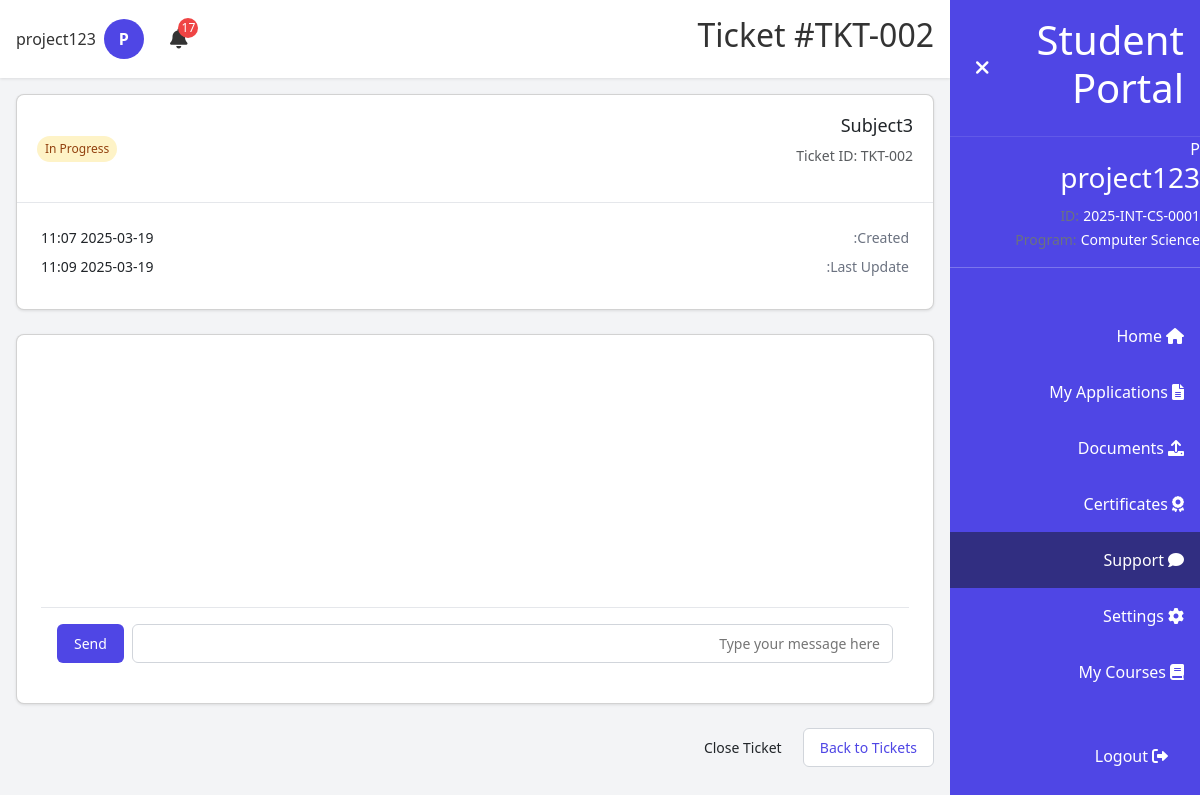
/student/support/2 (signed in), run on the app's committed database.
### models.py (models this page shows, shortened)
class User(db.Model, UserMixin):
    __tablename__ = 'user'
    __table_args__ = {'extend_existing': True}
    id = db.Column(db.Integer, primary_key=True)
    email = db.Column(db.String(120), unique=True, nullable=False)
    password_hash = db.Column(db.String(128), nullable=False)
    full_name = db.Column(db.String(100), nullable=False)
    phone = db.Column(db.String(20), nullable=True)
    nationality = db.Column(db.String(50), nullable=True)
    education = db.Column(db.String(50), nullable=True)
    role = db.Column(db.String(20), default='student')
    created_at = db.Column(db.DateTime, default=datetime.utcnow)
    applications = db.relationship('Application', backref='user', lazy=True)
    documents = db.relationship('Document', backref='user', lazy=True)
    certificates = db.relationship('Certificate', backref='user', lazy=True)
    tickets = db.relationship('Ticket', backref='user', lazy=True)
    notifications = db.relationship('Notification', backref='user', lazy=True)
    def is_admin(self):
        return self.role == 'admin'

class StudentID(db.Model):
    __tablename__ = 'student_id'
    __table_args__ = {'extend_existing': True}
    id = db.Column(db.Integer, primary_key=True)
    student_id = db.Column(db.String(20), unique=True, nullable=False)
    application_id = db.Column(db.Integer, db.ForeignKey('application.id'), unique=True, nullable=False)
    application = db.relationship('Application', backref='student_id', lazy=True)
    created_at = db.Column(db.DateTime, default=datetime.utcnow)

class Application(db.Model):
    __tablename__ = 'application'
    __table_args__ = {'extend_existing': True}
    id = db.Column(db.Integer, primary_key=True)
    app_id = db.Column(db.String(20), unique=True, nullable=False)
    user_id = db.Column(db.Integer, db.ForeignKey('user.id'), nullable=False)
    program = db.Column(db.String(200), nullable=False)  # This stores the program name
    program_id = db.Column(db.Integer, db.ForeignKey('programs.id'), nullable=True)
    program_relation = db.relationship('Program', backref='applications', lazy=True)
    status = db.Column(db.String(50), default='Pending Review')
    payment_status = db.Column(db.String(20), default='Pending')
    date_submitted = db.Column(db.DateTime, default=datetime.utcnow)

class Ticket(db.Model):
    __tablename__ = 'ticket'
    __table_args__ = {'extend_existing': True}
    id = db.Column(db.Integer, primary_key=True)
    ticket_id = db.Column(db.String(20), unique=True, nullable=False)
    user_id = db.Column(db.Integer, db.ForeignKey('user.id'), nullable=False)
    subject = db.Column(db.String(100), nullable=False)
    status = db.Column(db.String(20), default='Open')
    created_at = db.Column(db.DateTime, default=datetime.utcnow)
    messages = db.relationship('TicketMessage', backref='ticket', lazy=True, order_by='TicketMessage.created_at')

class TicketMessage(db.Model):
    __tablename__ = 'ticket_message'
    __table_args__ = {'extend_existing': True}
    id = db.Column(db.Integer, primary_key=True)
    ticket_id = db.Column(db.Integer, db.ForeignKey('ticket.id'), nullable=False)
    sender = db.Column(db.String(20), nullable=False)
    message = db.Column(db.Text, nullable=False)
    created_at = db.Column(db.DateTime, default=datetime.utcnow)

### run.py (the view)
@app.route('/student/support/<int:ticket_id>')
@login_required
def student_ticket_detail(ticket_id):
    if current_user.is_admin():
        return redirect(url_for('admin_dashboard'))
    ticket = Ticket.query.get_or_404(ticket_id)
    if ticket.user_id != current_user.id:
        flash('Access denied', 'danger')
        return redirect(url_for('student_support'))
    return render_template('student/ticket_detail.html', ticket=ticket)

### run.py (called while the page is built, shortened)
@login_manager.user_loader
def load_user(user_id):
    return User.query.get(int(user_id))

@app.template_filter('initials')
def initials_filter(name):
    if not name:
        return "UN"
    parts = name.split()
    if len(parts) == 1:
        return parts[0][0].upper()
    else:
        return (parts[0][0] + parts[-1][0]).upper()

def calculate_gpa(user_id):
    try:
        enrollments = CourseEnrollment.query.filter_by(student_id=user_id).all()
        if not enrollments:
            return None
        total_gpa_points = 0
        total_credits = 0
        for enrollment in enrollments:
            if not enrollment.grade or enrollment.status != 'Completed':
                continue
        if total_credits == 0:
            return None
        return total_gpa_points / total_credits
    except Exception as e:
        print(f"Error calculating GPA: {str(e)}")
        return None

@app.context_processor
def inject_now():
    return {'now': datetime.utcnow()}

@app.context_processor
def utility_processor():
    return {
        'now': datetime.now()
    }

### templates/student/ticket_detail.html (shortened to what this page needs)
{% extends "student_layout.html" %}
{% block page_title %}Ticket #{{ ticket.ticket_id }}{% endblock %}
{% block main_content %}
<div class="card mb-6">
    <div class="card-header-with-actions">
        <div>
            <h3>{{ ticket.subject }}</h3>
            <p class="text-muted">Ticket ID: {{ ticket.ticket_id }}</p>
        </div>
        <span class="status-badge
            {% if ticket.status == 'Open' %}red
            {% elif ticket.status == 'In Progress' %}yellow
            {% elif ticket.status == 'Closed' %}green
            {% endif %}">
            {{ ticket.status }}
        </span>
    </div>
    <div class="card-body">
        <div class="info-row">
            <span class="info-label">Created:</span>
            <span class="info-value">{{ ticket.created_at.strftime('%Y-%m-%d %H:%M') }}</span>
        </div>
        <div class="info-row">
            <span class="info-label">Last Update:</span>
            <span class="info-value">
                {% if ticket.messages %}
                    {{ ticket.messages[-1].created_at.strftime('%Y-%m-%d %H:%M') }}
                {% else %}
                    {{ ticket.created_at.strftime('%Y-%m-%d %H:%M') }}
                {% endif %}
            </span>
        </div>
    </div>
</div>
<div class="card">
    <div class="card-body p-0">
        <div class="chat-container">
            <div class="chat-messages">
            </div>
            {% if ticket.status != 'Closed' %}
            <form id="student-reply-form" class="chat-form" data-ticket-id="{{ ticket.id }}">
                <input type="text" id="student-reply-message" name="message" placeholder="Type your message here" required>
                <button type="submit" class="btn primary">Send</button>
            </form>
            {% else %}
            <div class="closed-ticket-message">
                <p>This ticket is closed. You cannot add more replies.</p>
                <button id="reopen-ticket" class="btn outline">Reopen Ticket</button>
            </div>
            {% endif %}
        </div>
    </div>
</div>
<div class="form-actions mt-4">
    <a href="{{ url_for('student_support') }}" class="btn outline">Back to Tickets</a>
    {% if ticket.status != 'Closed' %}
        <button id="close-ticket-btn" class="btn danger" data-id="{{ ticket.id }}">Close Ticket</button>
    {% else %}
        <a href="{{ url_for('student_new_ticket') }}" class="btn primary">Create New Ticket</a>
    {% endif %}
</div>
{% endblock %}

### templates/student_layout.html (shortened to what this page needs)
{% extends "base.html" %}
{% block content %}
<div class="dashboard-container">
    <div id="sidebar" class="sidebar">
        <div class="sidebar-header">
            <h1 id="sidebar-title">Student Portal</h1>
            <button id="toggle-sidebar" class="btn-icon">
                <i class="fas fa-times"></i>
            </button>
        </div>
        {% if student_id %}
        <div class="sidebar-profile">
            <div class="sidebar-avatar">
                {{ current_user.full_name|initials }}
            </div>
            <h3 class="sidebar-name">{{ current_user.full_name }}</h3>
            <div class="sidebar-info">
                <div class="info-item">
                    <span class="info-label">ID:</span>
                    <span class="info-value">{{ student_id }}</span>
                </div>
                <div class="info-item">
                    <span class="info-label">Program:</span>
                    <span class="info-value small">{{ program }}</span>
                </div>
            </div>
        </div>
        <hr class="sidebar-divider">
        {% endif %}
        <nav class="sidebar-nav">
            <a href="{{ url_for('student_dashboard') }}" class="nav-item {% if request.endpoint == 'student_dashboard' %}active{% endif %}">
                <i class="fas fa-home"></i>
                <span class="nav-text">Home</span>
            </a>
            <a href="{{ url_for('student_applications') }}" class="nav-item {% if request.endpoint == 'student_applications' or request.endpoint == 'student_new_application' %}active{% endif %}">
                <i class="fas fa-file-alt"></i>
                <span class="nav-text">My Applications</span>
            </a>
            <a href="{{ url_for('student_documents') }}" class="nav-item {% if request.endpoint == 'student_documents' or request.endpoint == 'student_upload_document' %}active{% endif %}">
                <i class="fas fa-upload"></i>
                <span class="nav-text">Documents</span>
            </a>
            <a href="{{ url_for('student_certificates') }}" class="nav-item {% if request.endpoint == 'student_certificates' or request.endpoint == 'student_request_certificate' %}active{% endif %}">
                <i class="fas fa-award"></i>
                <span class="nav-text">Certificates</span>
            </a>
            <a href="{{ url_for('student_support') }}" class="nav-item {% if request.endpoint == 'student_support' or request.endpoint == 'student_new_ticket' or request.endpoint == 'student_ticket_detail' %}active{% endif %}">
                <i class="fas fa-comment"></i>
                <span class="nav-text">Support</span>
            </a>
            <a href="{{ url_for('student_settings') }}" class="nav-item {% if request.endpoint == 'student_settings' %}active{% endif %}">
                <i class="fas fa-cog"></i>
                <span class="nav-text">Settings</span>
            </a>
            <a href="{{ url_for('student_courses') }}" class="nav-item {% if request.endpoint == 'student_courses' %}active{% endif %}">
                <i class="fas fa-book"></i>
                <span class="nav-text">My Courses</span>
            </a>
        </nav>
        <div class="logout-container">
            <a href="{{ url_for('logout') }}" class="nav-item">
                <i class="fas fa-sign-out-alt"></i>
                <span class="nav-text">Logout</span>
            </a>
        </div>
    </div>
    <div class="main-content">
        <header class="header">
            <div class="header-content">
                <h2 id="page-title">{% block page_title %}Dashboard{% endblock %}</h2>
                <div class="header-actions">
                    <div class="notification-container">
                        <button id="notification-btn" class="btn-icon">
                            <i class="fas fa-bell"></i>
                            {% set unread_notifications = current_user.notifications|selectattr('read', 'equalto', false)|list %}
                            {% if unread_notifications %}
                                <span id="notification-badge" class="notification-badge">{{ unread_notifications|length }}</span>
                            {% endif %}
                        </button>
                    </div>
                    <div class="user-container">
                        <div class="avatar">
                            {{ current_user.full_name|initials }}
                        </div>
                        <span id="user-name" class="user-name">{{ current_user.full_name }}</span>
                    </div>
                </div>
            </div>
        </header>
        <main class="content">
            {% block main_content %}{% endblock %}
        </main>
    </div>
</div>
{% endblock %}

### data on the page
User: full_name|initials "P", full_name "project123"
StudentID: student "2025-INT-CS-0001"
Application: program "Computer Science"
Ticket: ticket_id "TKT-002", subject "Subject3", status "In Progress", created_at "2025-03-19 11:07"
TicketMessage: created_at "2025-03-19 11:09"

### other printed values
{{ unread_notifications|length }} "17"
